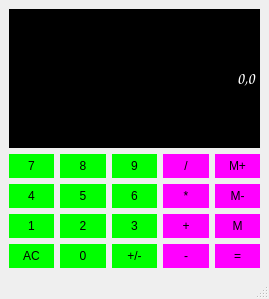
<?xml version="1.0" encoding="UTF-8"?>
<ui version="4.0">
 <class>calc</class>
 <widget class="QMainWindow" name="calc">
  <property name="geometry">
   <rect>
    <x>0</x>
    <y>0</y>
    <width>269</width>
    <height>299</height>
   </rect>
  </property>
  <property name="sizePolicy">
   <sizepolicy hsizetype="Preferred" vsizetype="Expanding">
    <horstretch>0</horstretch>
    <verstretch>0</verstretch>
   </sizepolicy>
  </property>
  <property name="windowTitle">
   <string>calc</string>
  </property>
  <widget class="QWidget" name="centralwidget">
   <layout class="QGridLayout" name="gridLayout">
    <item row="3" column="3">
     <widget class="QPushButton" name="Multiply">
      <property name="sizePolicy">
       <sizepolicy hsizetype="Preferred" vsizetype="Preferred">
        <horstretch>0</horstretch>
        <verstretch>0</verstretch>
       </sizepolicy>
      </property>
      <property name="styleSheet">
       <string notr="true">QPushButton {
background-color:#FF00FF;
border: 1px blue;
padding: 5px;
}

QPushButton:pressed {
background-color:#9932CC;
border: 1px blue;
padding: 5px;
}</string>
      </property>
      <property name="text">
       <string>*</string>
      </property>
     </widget>
    </item>
    <item row="2" column="2">
     <widget class="QPushButton" name="Button9">
      <property name="sizePolicy">
       <sizepolicy hsizetype="Preferred" vsizetype="Preferred">
        <horstretch>0</horstretch>
        <verstretch>0</verstretch>
       </sizepolicy>
      </property>
      <property name="styleSheet">
       <string notr="true">QPushButton {
background-color:#00FF00;
border: 1px blue;
padding: 5px;
}

QPushButton:pressed {
background-color:#32CD32;
border: 1px blue;
padding: 5px;
}</string>
      </property>
      <property name="text">
       <string>9</string>
      </property>
     </widget>
    </item>
    <item row="3" column="4">
     <widget class="QPushButton" name="MemClear">
      <property name="sizePolicy">
       <sizepolicy hsizetype="Preferred" vsizetype="Preferred">
        <horstretch>0</horstretch>
        <verstretch>0</verstretch>
       </sizepolicy>
      </property>
      <property name="styleSheet">
       <string notr="true">QPushButton {
background-color:#FF00FF;
border: 1px blue;
padding: 5px;
}

QPushButton:pressed {
background-color:#9932CC;
border: 1px blue;
padding: 5px;
}</string>
      </property>
      <property name="text">
       <string>M-</string>
      </property>
     </widget>
    </item>
    <item row="4" column="0">
     <widget class="QPushButton" name="Button1">
      <property name="sizePolicy">
       <sizepolicy hsizetype="Preferred" vsizetype="Preferred">
        <horstretch>0</horstretch>
        <verstretch>0</verstretch>
       </sizepolicy>
      </property>
      <property name="styleSheet">
       <string notr="true">QPushButton {
background-color:#00FF00;
border: 1px blue;
padding: 5px;
}

QPushButton:pressed {
background-color:#32CD32;
border: 1px blue;
padding: 5px;
}</string>
      </property>
      <property name="text">
       <string>1</string>
      </property>
     </widget>
    </item>
    <item row="2" column="0">
     <widget class="QPushButton" name="Button7">
      <property name="sizePolicy">
       <sizepolicy hsizetype="Preferred" vsizetype="Preferred">
        <horstretch>0</horstretch>
        <verstretch>0</verstretch>
       </sizepolicy>
      </property>
      <property name="styleSheet">
       <string notr="true">QPushButton {
background-color:#00FF00;
border: 1px blue;
padding: 5px;
}

QPushButton:pressed {
background-color:#32CD32;
border: 1px blue;
padding: 5px;
}</string>
      </property>
      <property name="text">
       <string>7</string>
      </property>
     </widget>
    </item>
    <item row="3" column="2">
     <widget class="QPushButton" name="Button6">
      <property name="sizePolicy">
       <sizepolicy hsizetype="Preferred" vsizetype="Preferred">
        <horstretch>0</horstretch>
        <verstretch>0</verstretch>
       </sizepolicy>
      </property>
      <property name="styleSheet">
       <string notr="true">QPushButton {
background-color:#00FF00;
border: 1px blue;
padding: 5px;
}

QPushButton:pressed {
background-color:#32CD32;
border: 1px blue;
padding: 5px;
}</string>
      </property>
      <property name="text">
       <string>6</string>
      </property>
     </widget>
    </item>
    <item row="3" column="1">
     <widget class="QPushButton" name="Button5">
      <property name="sizePolicy">
       <sizepolicy hsizetype="Preferred" vsizetype="Preferred">
        <horstretch>0</horstretch>
        <verstretch>0</verstretch>
       </sizepolicy>
      </property>
      <property name="styleSheet">
       <string notr="true">QPushButton {
background-color:#00FF00;
border: 1px blue;
padding: 5px;
}

QPushButton:pressed {
background-color:#32CD32;
border: 1px blue;
padding: 5px;
}</string>
      </property>
      <property name="text">
       <string>5</string>
      </property>
     </widget>
    </item>
    <item row="4" column="1">
     <widget class="QPushButton" name="Button2">
      <property name="sizePolicy">
       <sizepolicy hsizetype="Preferred" vsizetype="Preferred">
        <horstretch>0</horstretch>
        <verstretch>0</verstretch>
       </sizepolicy>
      </property>
      <property name="styleSheet">
       <string notr="true">QPushButton {
background-color:#00FF00;
border: 1px blue;
padding: 5px;
}

QPushButton:pressed {
background-color:#32CD32;
border: 1px blue;
padding: 5px;
}</string>
      </property>
      <property name="text">
       <string>2</string>
      </property>
     </widget>
    </item>
    <item row="4" column="4">
     <widget class="QPushButton" name="MemGet">
      <property name="sizePolicy">
       <sizepolicy hsizetype="Preferred" vsizetype="Preferred">
        <horstretch>0</horstretch>
        <verstretch>0</verstretch>
       </sizepolicy>
      </property>
      <property name="styleSheet">
       <string notr="true">QPushButton {
background-color:#FF00FF;
border: 1px blue;
padding: 5px;
}

QPushButton:pressed {
background-color:#9932CC;
border: 1px blue;
padding: 5px;
}</string>
      </property>
      <property name="text">
       <string>M</string>
      </property>
     </widget>
    </item>
    <item row="3" column="0">
     <widget class="QPushButton" name="Button4">
      <property name="sizePolicy">
       <sizepolicy hsizetype="Preferred" vsizetype="Preferred">
        <horstretch>0</horstretch>
        <verstretch>0</verstretch>
       </sizepolicy>
      </property>
      <property name="styleSheet">
       <string notr="true">QPushButton {
background-color:#00FF00;
border: 1px blue;
padding: 5px;
}

QPushButton:pressed {
background-color:#32CD32;
border: 1px blue;
padding: 5px;
}</string>
      </property>
      <property name="text">
       <string>4</string>
      </property>
     </widget>
    </item>
    <item row="4" column="3">
     <widget class="QPushButton" name="Add">
      <property name="sizePolicy">
       <sizepolicy hsizetype="Preferred" vsizetype="Preferred">
        <horstretch>0</horstretch>
        <verstretch>0</verstretch>
       </sizepolicy>
      </property>
      <property name="styleSheet">
       <string notr="true">QPushButton {
background-color:#FF00FF;
border: 1px blue;
padding: 5px;
}

QPushButton:pressed {
background-color:#9932CC;
border: 1px blue;
padding: 5px;
}</string>
      </property>
      <property name="text">
       <string>+</string>
      </property>
     </widget>
    </item>
    <item row="2" column="4">
     <widget class="QPushButton" name="MemAdd">
      <property name="sizePolicy">
       <sizepolicy hsizetype="Preferred" vsizetype="Preferred">
        <horstretch>0</horstretch>
        <verstretch>0</verstretch>
       </sizepolicy>
      </property>
      <property name="styleSheet">
       <string notr="true">QPushButton {
background-color:#FF00FF;
border: 1px blue;
padding: 5px;
}

QPushButton:pressed {
background-color:#9932CC;
border: 1px blue;
padding: 5px;
}</string>
      </property>
      <property name="text">
       <string>M+</string>
      </property>
     </widget>
    </item>
    <item row="0" column="0" colspan="5">
     <widget class="QLineEdit" name="Display">
      <property name="sizePolicy">
       <sizepolicy hsizetype="Preferred" vsizetype="Expanding">
        <horstretch>0</horstretch>
        <verstretch>0</verstretch>
       </sizepolicy>
      </property>
      <property name="font">
       <font>
        <family>Comic Sans MS</family>
        <pointsize>12</pointsize>
        <weight>75</weight>
        <bold>true</bold>
       </font>
      </property>
      <property name="styleSheet">
       <string notr="true">QLineEdit {
background-color: black;
border: 1px blue;
color:#FFFFFF ;
}</string>
      </property>
      <property name="text">
       <string>0,0</string>
      </property>
      <property name="alignment">
       <set>Qt::AlignRight|Qt::AlignTrailing|Qt::AlignVCenter</set>
      </property>
     </widget>
    </item>
    <item row="2" column="3">
     <widget class="QPushButton" name="Divide">
      <property name="sizePolicy">
       <sizepolicy hsizetype="Preferred" vsizetype="Preferred">
        <horstretch>0</horstretch>
        <verstretch>0</verstretch>
       </sizepolicy>
      </property>
      <property name="styleSheet">
       <string notr="true">QPushButton {
background-color:#FF00FF;
border: 1px blue;
padding: 5px;
}

QPushButton:pressed {
background-color:#9932CC;
border: 1px blue;
padding: 5px;
}</string>
      </property>
      <property name="text">
       <string>/</string>
      </property>
     </widget>
    </item>
    <item row="4" column="2">
     <widget class="QPushButton" name="Button3">
      <property name="sizePolicy">
       <sizepolicy hsizetype="Preferred" vsizetype="Preferred">
        <horstretch>0</horstretch>
        <verstretch>0</verstretch>
       </sizepolicy>
      </property>
      <property name="styleSheet">
       <string notr="true">QPushButton {
background-color:#00FF00;
border: 1px blue;
padding: 5px;
}

QPushButton:pressed {
background-color:#32CD32;
border: 1px blue;
padding: 5px;
}</string>
      </property>
      <property name="text">
       <string>3</string>
      </property>
     </widget>
    </item>
    <item row="2" column="1">
     <widget class="QPushButton" name="Button8">
      <property name="sizePolicy">
       <sizepolicy hsizetype="Preferred" vsizetype="Preferred">
        <horstretch>0</horstretch>
        <verstretch>0</verstretch>
       </sizepolicy>
      </property>
      <property name="styleSheet">
       <string notr="true">QPushButton {
background-color:#00FF00;
border: 1px blue;
padding: 5px;
}

QPushButton:pressed {
background-color:#32CD32;
border: 1px blue;
padding: 5px;
}</string>
      </property>
      <property name="text">
       <string>8</string>
      </property>
     </widget>
    </item>
    <item row="5" column="0">
     <widget class="QPushButton" name="Clear">
      <property name="sizePolicy">
       <sizepolicy hsizetype="Preferred" vsizetype="Preferred">
        <horstretch>0</horstretch>
        <verstretch>0</verstretch>
       </sizepolicy>
      </property>
      <property name="styleSheet">
       <string notr="true">QPushButton {
background-color:#00FF00;
border: 1px blue;
padding: 5px;
}

QPushButton:pressed {
background-color:#32CD32;
border: 1px blue;
padding: 5px;
}</string>
      </property>
      <property name="text">
       <string>AC</string>
      </property>
     </widget>
    </item>
    <item row="5" column="1">
     <widget class="QPushButton" name="Button0">
      <property name="sizePolicy">
       <sizepolicy hsizetype="Preferred" vsizetype="Preferred">
        <horstretch>0</horstretch>
        <verstretch>0</verstretch>
       </sizepolicy>
      </property>
      <property name="styleSheet">
       <string notr="true">QPushButton {
background-color:#00FF00;
border: 1px blue;
padding: 5px;
}

QPushButton:pressed {
background-color:#32CD32;
border: 1px blue;
padding: 5px;
}</string>
      </property>
      <property name="text">
       <string>0</string>
      </property>
     </widget>
    </item>
    <item row="5" column="2">
     <widget class="QPushButton" name="ChangeSign">
      <property name="sizePolicy">
       <sizepolicy hsizetype="Preferred" vsizetype="Preferred">
        <horstretch>0</horstretch>
        <verstretch>0</verstretch>
       </sizepolicy>
      </property>
      <property name="styleSheet">
       <string notr="true">QPushButton {
background-color:#00FF00;
border: 1px blue;
padding: 5px;
}

QPushButton:pressed {
background-color:#32CD32;
border: 1px blue;
padding: 5px;
}</string>
      </property>
      <property name="text">
       <string>+/-</string>
      </property>
     </widget>
    </item>
    <item row="5" column="3">
     <widget class="QPushButton" name="Subtract">
      <property name="sizePolicy">
       <sizepolicy hsizetype="Preferred" vsizetype="Preferred">
        <horstretch>0</horstretch>
        <verstretch>0</verstretch>
       </sizepolicy>
      </property>
      <property name="styleSheet">
       <string notr="true">QPushButton {
background-color:#FF00FF;
border: 1px blue;
padding: 5px;
}

QPushButton:pressed {
background-color:#9932CC;
border: 1px blue;
padding: 5px;
}</string>
      </property>
      <property name="text">
       <string>-</string>
      </property>
     </widget>
    </item>
    <item row="5" column="4">
     <widget class="QPushButton" name="Equals">
      <property name="sizePolicy">
       <sizepolicy hsizetype="Preferred" vsizetype="Preferred">
        <horstretch>0</horstretch>
        <verstretch>0</verstretch>
       </sizepolicy>
      </property>
      <property name="styleSheet">
       <string notr="true">QPushButton {
background-color:#FF00FF;
border: 1px blue;
padding: 5px;
}

QPushButton:pressed {
background-color:#9932CC;
border: 1px blue;
padding: 5px;
}</string>
      </property>
      <property name="text">
       <string>=</string>
      </property>
     </widget>
    </item>
   </layout>
  </widget>
  <widget class="QMenuBar" name="menubar">
   <property name="geometry">
    <rect>
     <x>0</x>
     <y>0</y>
     <width>269</width>
     <height>21</height>
    </rect>
   </property>
  </widget>
  <widget class="QStatusBar" name="statusbar"/>
 </widget>
 <resources/>
 <connections/>
</ui>
